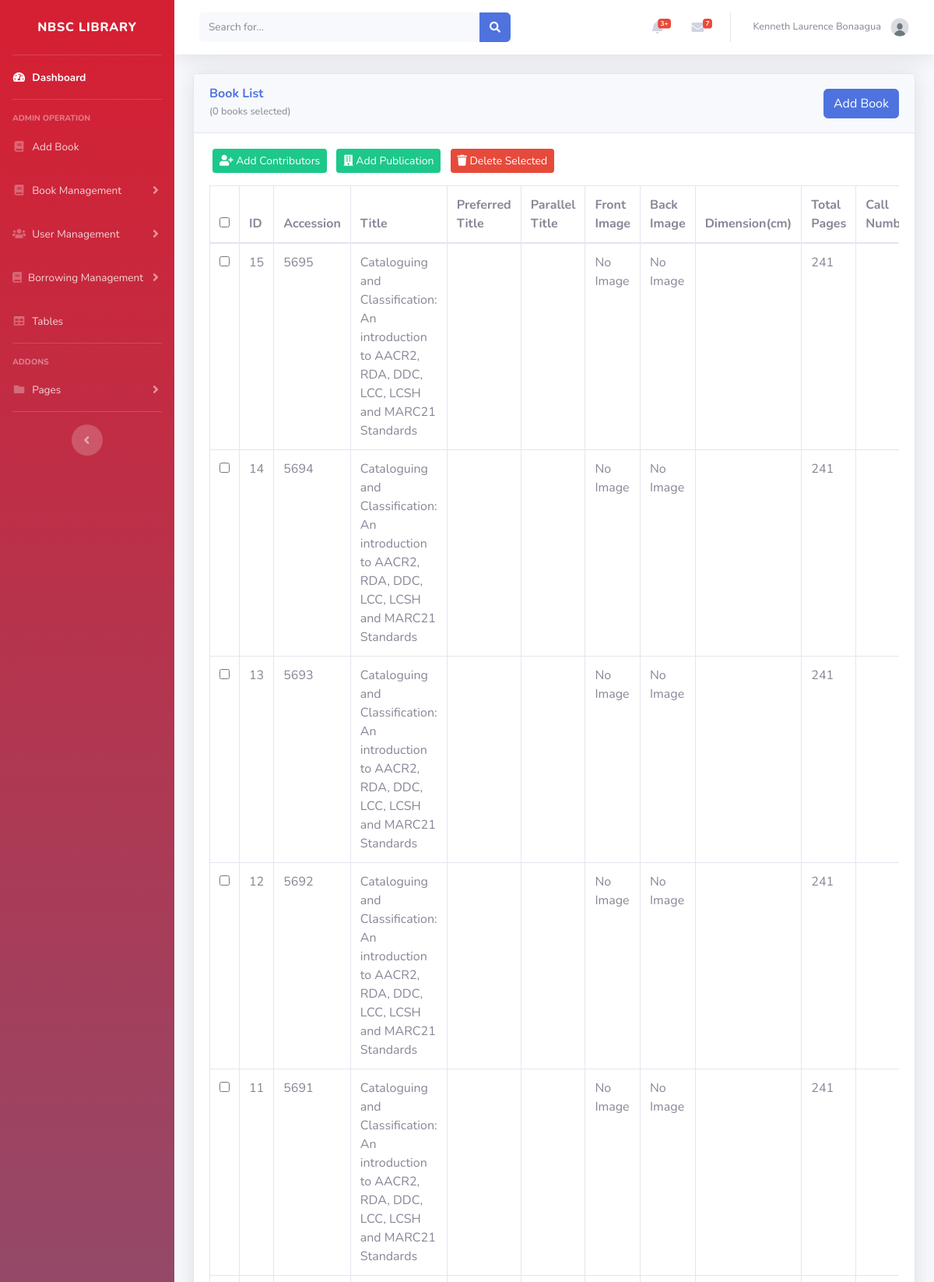
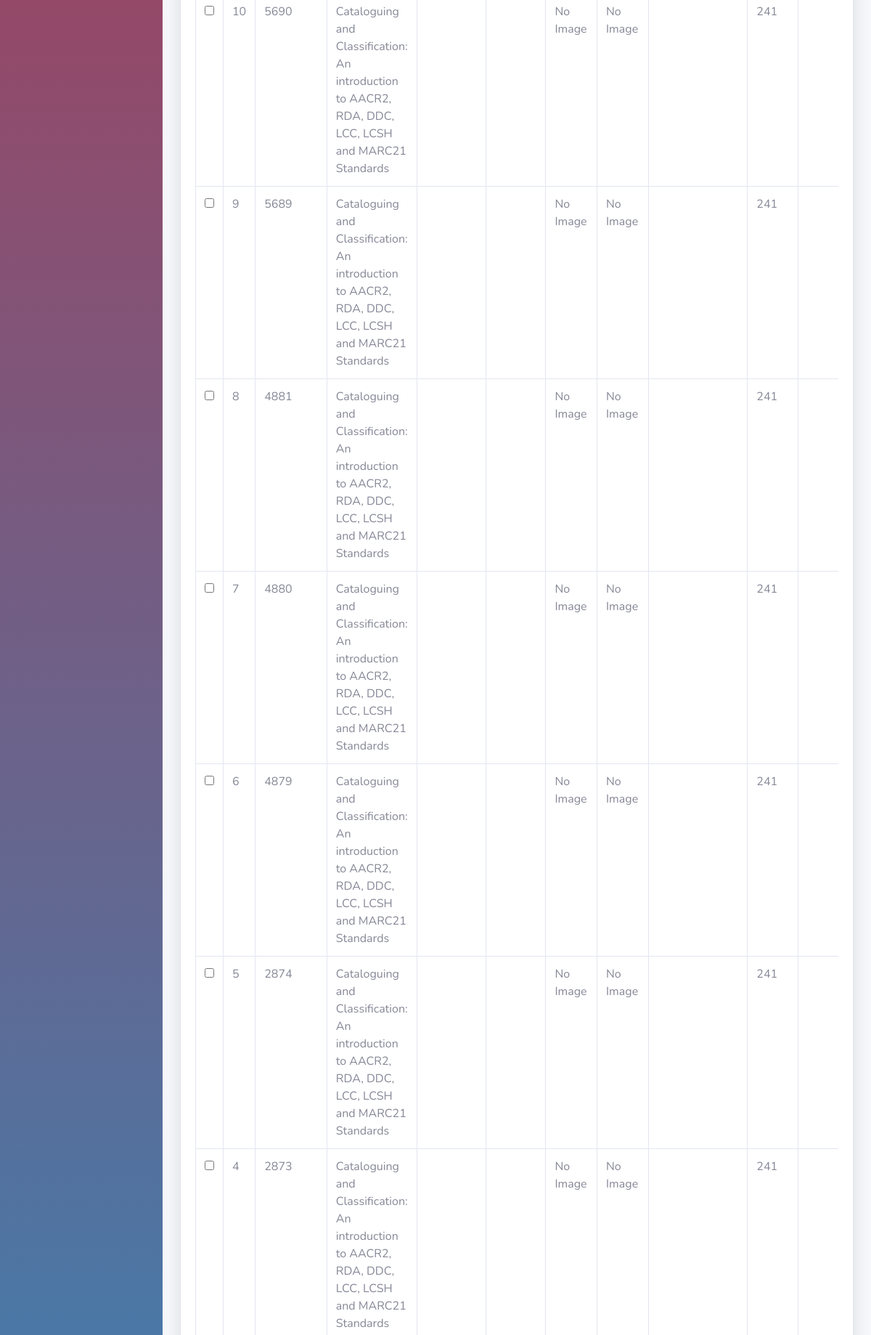
Screenshot of /Admin/book_list.php (signed in, upper part) with the database file from the repository (2 pictures, top to bottom).
### tables this page shows
CREATE TABLE `books` (
  `id` int(11) NOT NULL,
  `accession` int(11) NOT NULL,
  `title` varchar(100) DEFAULT NULL,
  `preferred_title` varchar(100) DEFAULT NULL,
  `parallel_title` varchar(100) DEFAULT NULL,
  `subject_category` varchar(100) DEFAULT NULL,
  `subject_detail` varchar(9999) DEFAULT NULL,
  `summary` varchar(1000) DEFAULT NULL,
  `contents` varchar(1000) DEFAULT NULL,
  `front_image` varchar(100) DEFAULT NULL,
  `back_image` varchar(100) DEFAULT NULL,
  `dimension` varchar(100) DEFAULT NULL,
  `series` varchar(100) DEFAULT NULL,
  `volume` varchar(100) DEFAULT NULL,
  `edition` varchar(100) DEFAULT NULL,
  `copy_number` int(225) DEFAULT NULL,
  `total_pages` varchar(100) DEFAULT NULL,
  `ISBN` varchar(100) DEFAULT NULL,
  `content_type` varchar(100) DEFAULT NULL,
  `media_type` varchar(100) DEFAULT NULL,
  `carrier_type` varchar(100) DEFAULT NULL,
  `call_number` varchar(100) DEFAULT NULL,
  `URL` varchar(225) DEFAULT NULL,
  `language` varchar(100) DEFAULT NULL,
  `shelf_location` varchar(100) DEFAULT NULL,
  `entered_by` int(225) DEFAULT NULL,
  `date_added` date DEFAULT NULL,
  `status` varchar(100) DEFAULT NULL,
  `last_update` date DEFAULT NULL
);

### Admin/book_list.php (the view, shortened to what this page needs)
<?php
include '../db.php';
?>
<!DOCTYPE html>
<html lang="en">
<head>
</head>
<body>
    <?php include '../admin/inc/header.php'; ?>
    <div id="content" class="d-flex flex-column min-vh-100">
        <div class="container-fluid">
            <div class="card shadow mb-4">
                <div class="card-header py-3 d-flex justify-content-between align-items-center">
                    <div>
                        <h6 class="m-0 font-weight-bold text-primary">Book List</h6>
                        <small id="selectedCount" class="text-muted">(0 books selected)</small>
                    </div>
                    <a href="add-book.php" class="btn btn-primary">Add Book</a>
                </div>
                <div class="card-body">
                    <div class="table-responsive">
                        <div class="mb-3" id="addContributorsIcons">
                            <button class="btn btn-success btn-sm mx-1" id="addContributorsPerson"><i class="fas fa-user-plus"></i> Add Contributors</button>
                            <button class="btn btn-success btn-sm mx-1" id="addPublisher"><i class="fas fa-building"></i> Add Publication</button>
                            <button class="btn btn-danger btn-sm mx-1" id="batchDelete"><i class="fas fa-trash"></i> Delete Selected</button>
                        </div>
                        <table class="table table-bordered" id="dataTable" width="100%" cellspacing="0">
                            <thead>
                                <tr>
                                    <th><input type="checkbox" id="selectAll"></th>
                                    <th>ID</th>
                                    <th>Accession</th>
                                    <th>Title</th>
                                    <th>Preferred Title</th>
                                    <th>Parallel Title</th>
                                    <th>Front Image</th>
                                    <th>Back Image</th>
                                    <th>Dimension(cm)</th>
                                    <th>Total Pages</th>
                                    <th>Call Number</th>
                                </tr>
                            </thead>
                            <tbody>
                                <?php
                                $query = "SELECT * FROM books";
                                $query .= " ORDER BY id DESC";
                                $result = $conn->query($query);
                                while ($row = $result->fetch_assoc()) {
                                    echo "<tr>
                                        <td><input type='checkbox' class='selectRow' value='{$row['id']}'></td>
                                        <td>{$row['id']}</td>
                                        <td>{$row['accession']}</td>
                                        <td>{$row['title']}</td>
                                        <td>{$row['preferred_title']}</td>
                                        <td>{$row['parallel_title']}</td>
                                        <td>";
                                    if (!empty($row['front_image'])) {
                                        echo "<img src='../inc/book-image/{$row['front_image']}' alt='Front Image' width='50'>";
                                    } else {
                                        echo "No Image";
                                    }
                                    echo "</td>
                                        <td>";
                                    if (!empty($row['back_image'])) {
                                        echo "<img src='../inc/book-image/{$row['back_image']}' alt='Back Image' width='50'>";
                                    } else {
                                        echo "No Image";
                                    }
                                    echo "</td>
                                        <td>{$row['dimension']}</td>
                                        <td>{$row['total_pages']}</td>
                                        <td>{$row['call_number']}</td>
                                        <td>{$row['copy_number']}</td>
                                        <td>{$row['language']}</td>
                                        <td>{$row['shelf_location']}</td>
                                        <td>{$row['entered_by']}</td>
                                        <td>{$row['date_added']}</td>
                                        <td>{$row['status']}</td>
                                        <td>{$row['last_update']}</td>
                                        <td>{$row['series']}</td>
                                        <td>{$row['volume']}</td>
                                        <td>{$row['edition']}</td>
                                        <td>{$row['content_type']}</td>
                                        <td>{$row['media_type']}</td>
                                        <td>{$row['carrier_type']}</td>
                                        <td>{$row['ISBN']}</td>
                                        <td>";
                                    echo "</td>
                                    </tr>";
                                }
                                ?>
                            </tbody>
                        </table>
                            </div>
        </div>
    </div>
</body>
</html>

### rows the page displays
books: id "15", accession "5695", title "Cataloguing and Classification: An introduction to AACR2, RDA, DDC, LCC, LCSH and MARC21 Standards", front_image "No Image", back_image "No Image", total_pages "241"
books: id "14", accession "5694", title "Cataloguing and Classification: An introduction to AACR2, RDA, DDC, LCC, LCSH and MARC21 Standards", front_image "No Image", back_image "No Image", total_pages "241"
books: id "13", accession "5693", title "Cataloguing and Classification: An introduction to AACR2, RDA, DDC, LCC, LCSH and MARC21 Standards", front_image "No Image", back_image "No Image", total_pages "241"
books: id "12", accession "5692", title "Cataloguing and Classification: An introduction to AACR2, RDA, DDC, LCC, LCSH and MARC21 Standards", front_image "No Image", back_image "No Image", total_pages "241"
books: id "11", accession "5691", title "Cataloguing and Classification: An introduction to AACR2, RDA, DDC, LCC, LCSH and MARC21 Standards", front_image "No Image", back_image "No Image", total_pages "241"
books: id "10", accession "5690", title "Cataloguing and Classification: An introduction to AACR2, RDA, DDC, LCC, LCSH and MARC21 Standards", front_image "No Image", back_image "No Image", total_pages "241"
books: id "9", accession "5689", title "Cataloguing and Classification: An introduction to AACR2, RDA, DDC, LCC, LCSH and MARC21 Standards", front_image "No Image", back_image "No Image", total_pages "241"
books: id "8", accession "4881", title "Cataloguing and Classification: An introduction to AACR2, RDA, DDC, LCC, LCSH and MARC21 Standards", front_image "No Image", back_image "No Image", total_pages "241"
books: id "7", accession "4880", title "Cataloguing and Classification: An introduction to AACR2, RDA, DDC, LCC, LCSH and MARC21 Standards", front_image "No Image", back_image "No Image", total_pages "241"
books: id "6", accession "4879", title "Cataloguing and Classification: An introduction to AACR2, RDA, DDC, LCC, LCSH and MARC21 Standards", front_image "No Image", back_image "No Image", total_pages "241"
books: id "5", accession "2874", title "Cataloguing and Classification: An introduction to AACR2, RDA, DDC, LCC, LCSH and MARC21 Standards", front_image "No Image", back_image "No Image", total_pages "241"
books: id "4", accession "2873", title "Cataloguing and Classification: An introduction to AACR2, RDA, DDC, LCC, LCSH and MARC21 Standards", front_image "No Image", back_image "No Image", total_pages "241"

### other values shown
$_SESSION['admin_firstname'] "Kenneth Laurence"
$_SESSION['admin_lastname'] "Bonaagua"
